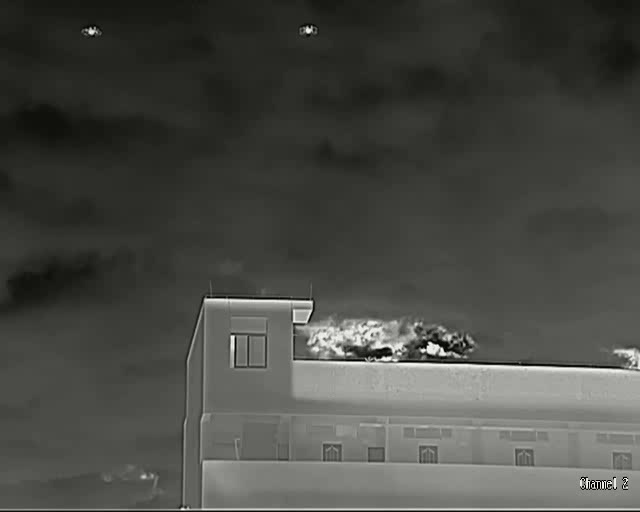
#> input picture data/raw/anti_uav_v4/Test_imgs/MultiUAV-001/00001.jpg, 640 x 512 px; its folder holds only this picture in this run
$ python -i gmc.py   (imports and definitions only)
#> lines starting #> are read from the running program, lines starting #| are printed output that depends on the picture
#> further down, picture is the input picture: shape (512, 640, 3); mean B, G, R 69.1, 74.1, 73.1
"""
src/tracking/bytetrack/gmc.py

Global Motion Compensation (GMC), a.k.a. Camera Motion Compensation (CMC).

Estimates the frame-to-frame camera ego-motion as a 2x3 affine
(similarity) transform using ORB (Oriented FAST and Rotated BRIEF)
features matched between consecutive frames, robustly fitted with RANSAC
(Random Sample Consensus).

The returned transform H maps a point in the PREVIOUS frame's image
coordinates to the CURRENT frame's image coordinates:

    [x']   [ a  b ] [x]   [tx]
    [y'] = [ c  d ] [y] + [ty]

It is consumed by multi_gmc (defined below) to warp each track's
Kalman state into the new frame before IoU association, so a camera
pan no longer destroys the predicted-box / detection overlap.

Design choices for the Anti-UAV v4 thermal-IR regime (~11px boxes):
  - CLAHE preprocessing on by default. Thermal IR has decent global
    dynamic range (std ~40) but its CONTRAST is spatially concentrated
    -- the sharpest corners cluster on the UAVs themselves. CLAHE
    spreads contrast locally so smoother regions (clouds, terrain)
    become discriminable to FAST.
  - FAST threshold lowered from OpenCV's default 20 to 7. With the
    default, ORB on thermal returns features almost exclusively where
    YOLOv8s also fired -- meaning the detection mask wipes ALL of them.
  - Conf-filtered masking: only mask detection boxes with conf >= 0.5
    by default. At permissive detector thresholds (conf=0.1), many
    "detections" are FPs on background features; masking them removes
    exactly the anchors GMC needs. A handful of unmasked real UAVs are
    handled by RANSAC as outliers.
  - Detection boxes are still masked out (above the conf threshold),
    so the estimate reflects BACKGROUND motion, not UAV motion.
  - Graceful identity fallback: on the first frame, or whenever too few
    inliers are found, apply() returns the identity transform -> no
    compensation that frame, never a garbage warp that would corrupt
    every track.
  - Per-call diagnostics (keypoints / matches / inliers / fallback) are
    stored on .last_stats so the runner can log when an estimate is weak.

cv2 + numpy only -- this module does NOT import torch. Entry-point
scripts that (transitively) import byte_tracker must still `import torch`
first on Windows for DLL ordering, but importing GMC alone is safe.
"""

from __future__ import annotations

import numpy as np
import cv2


class GMC:
    """Per-sequence camera-motion estimator. Reuse one instance per
    sequence and call reset() between sequences (motion is intra-sequence)."""

    IDENTITY_2x3 = np.eye(2, 3, dtype=np.float32)

    def __init__(
        self,
        downscale: int = 2,
        n_features: int = 1000,
        ratio: float = 0.75,
        ransac_reproj_thresh: float = 3.0,
        min_matches: int = 10,
        min_inliers: int = 6,
        det_mask_margin: float = 0.0,
        # -- thermal-IR-tuned options ---------------------------------
        use_clahe: bool = True,
        clahe_clip_limit: float = 2.0,
        clahe_tile_grid_size: tuple = (8, 8),
        fast_threshold: int = 7,
        mask_conf_threshold: float = 0.5,
    ):
        """
        Parameters
        ----------
        downscale, n_features, ratio, ransac_reproj_thresh,
        min_matches, min_inliers, det_mask_margin
            See module docstring; unchanged from previous versions.
        use_clahe : bool
            Apply CLAHE local-contrast preprocessing before ORB.
            Default True (essential for thermal IR per diagnostics).
        clahe_clip_limit, clahe_tile_grid_size
            CLAHE parameters; defaults are OpenCV-standard.
        fast_threshold : int
            FAST corner threshold inside ORB. OpenCV default is 20,
            which is too aggressive for low-local-contrast scenes.
            Default 7 surfaces background features without flooding
            ORB with noise.
        mask_conf_threshold : float
            Minimum detection confidence for a box to be masked out.
            Default 0.5 -- conservative; biases toward keeping
            background features rather than masking them via low-conf
            false-positive detections.
        """
        self.downscale = max(1, int(downscale))
        self.ratio = ratio
        self.ransac_reproj_thresh = ransac_reproj_thresh
        self.min_matches = min_matches
        self.min_inliers = min_inliers
        self.det_mask_margin = det_mask_margin
        self.mask_conf_threshold = mask_conf_threshold

        self.detector = cv2.ORB_create(
            nfeatures=n_features, fastThreshold=fast_threshold
        )
        self.matcher = cv2.BFMatcher(cv2.NORM_HAMMING)

        self.use_clahe = use_clahe
        self.clahe = (
            cv2.createCLAHE(clipLimit=clahe_clip_limit, tileGridSize=clahe_tile_grid_size)
            if use_clahe else None
        )

        self._prev_kpts = None
        self._prev_desc = None
        self.last_stats: dict = {}

    # [5 lines left out: function reset, not called in this run]

    # -- internals ----------------------------------------------------

    def _to_gray(self, frame: np.ndarray) -> np.ndarray:
        if frame.ndim == 3:
            return cv2.cvtColor(frame, cv2.COLOR_BGR2GRAY)
        return frame

    def _build_mask(self, shape, detections) -> np.ndarray:
        """255 everywhere except inside (margin-expanded) detection boxes
        whose confidence meets mask_conf_threshold. Coordinates are
        scaled from full-res into downscaled space."""
        h, w = shape
        mask = np.full((h, w), 255, dtype=np.uint8)
        if detections is None or len(detections) == 0:
            return mask

        dets = np.asarray(detections, dtype=np.float32)
        # If a confidence column is present, drop low-conf boxes so they
        # don't mask out background features they likely landed on.
        if dets.shape[1] >= 5:
            dets = dets[dets[:, 4] >= self.mask_conf_threshold]
            if len(dets) == 0:
                return mask

        s = self.downscale
        m = self.det_mask_margin
        for x1, y1, x2, y2 in dets[:, :4]:
            bw, bh = (x2 - x1), (y2 - y1)
            xi1 = max(0, int(np.floor((x1 - m * bw) / s)))
            yi1 = max(0, int(np.floor((y1 - m * bh) / s)))
            xi2 = min(w, int(np.ceil((x2 + m * bw) / s)))
            yi2 = min(h, int(np.ceil((y2 + m * bh) / s)))
            if xi2 > xi1 and yi2 > yi1:
                mask[yi1:yi2, xi1:xi2] = 0
        return mask

    # -- public API ---------------------------------------------------

    def apply(self, frame: np.ndarray, detections=None) -> np.ndarray:
        """
        Estimate the affine transform from the previous frame to `frame`.

        Parameters
        ----------
        frame : np.ndarray
            HxWx3 (BGR) or HxW grayscale current frame, FULL resolution.
        detections : np.ndarray or None
            (N, 4+) array of [x1, y1, x2, y2, ...] in FULL-res pixels.
            If a 5th column is present, it is interpreted as detection
            confidence and only boxes with conf >= mask_conf_threshold
            are masked out. None -> no mask.

        Returns
        -------
        np.ndarray
            2x3 float32 affine mapping previous-frame -> current-frame in
            FULL-resolution pixels. Identity on the first frame or when
            the estimate is not trustworthy.
        """
        gray = self._to_gray(frame)
        if self.downscale > 1:
            gray = cv2.resize(
                gray,
                (gray.shape[1] // self.downscale, gray.shape[0] // self.downscale),
                interpolation=cv2.INTER_AREA,
            )
        if self.use_clahe:
            gray = self.clahe.apply(gray)
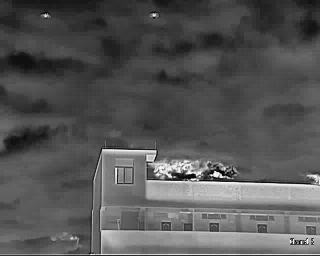
#> gray: shape (256, 320); min 3, max 252, mean 85.7

        mask = self._build_mask(gray.shape, detections)
        kpts, desc = self.detector.detectAndCompute(gray, mask)
#> kpts = 824 keypoints; strongest (x, y, size): (215, 172, 31), (194, 176, 31), (216, 172, 37.2), (214, 174, 37.2)

        stats = {
            "n_keypoints": 0 if kpts is None else len(kpts),
            "n_matches": 0,
            "n_inliers": 0,
            "fallback": True,
        }
#> stats = {'n_keypoints': 824, 'n_matches': 0, 'n_inliers': 0, 'fallback': True}

        # First frame, or nothing detected to match with/against.
        if self._prev_desc is None or desc is None or len(kpts) == 0:
            self._prev_kpts, self._prev_desc = kpts, desc
#> self._prev_kpts has the same summary as kpts
            self.last_stats = stats
#> self.last_stats has the same summary as stats
            return self.IDENTITY_2x3.copy()

        # KNN match (k=2) + Lowe ratio test to keep only confident pairs.
        good = []
        for pair in self.matcher.knnMatch(self._prev_desc, desc, k=2):
            if len(pair) < 2:
                continue
            m, n = pair
            if m.distance < self.ratio * n.distance:
                good.append(m)
        stats["n_matches"] = len(good)

        H = self.IDENTITY_2x3.copy()
        if len(good) >= self.min_matches:
            prev_pts = np.float32([self._prev_kpts[m.queryIdx].pt for m in good])
            curr_pts = np.float32([kpts[m.trainIdx].pt for m in good])
            H_est, inliers = cv2.estimateAffinePartial2D(
                prev_pts, curr_pts,
                method=cv2.RANSAC,
                ransacReprojThreshold=self.ransac_reproj_thresh,
            )
            n_in = 0 if inliers is None else int(inliers.sum())
            stats["n_inliers"] = n_in
            if H_est is not None and n_in >= self.min_inliers:
                H = H_est.astype(np.float32)
                # Linear block is downscale-invariant; rescale translation.
                if self.downscale > 1:
                    H[0, 2] *= self.downscale
                    H[1, 2] *= self.downscale
                stats["fallback"] = False

        self._prev_kpts, self._prev_desc = kpts, desc
        self.last_stats = stats
        return H


# [63 lines left out: function multi_gmc, not called in this run]

>>> import cv2
>>> picture = cv2.imread('../../../data/raw/anti_uav_v4/Test_imgs/MultiUAV-001/00001.jpg')
>>> result = GMC().apply(picture)
#> result = [[1, 0, 0], [0, 1, 0]]
